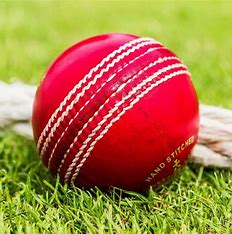
#> input picture Pics/ball.jpg, 232 x 234 px
$ python splitmerge.py
#> lines starting #> are read from the running program, lines starting #| are printed output that depends on the picture
import cv2 as cv

import numpy as np
img = cv.imread('Pics/ball.jpg')
#> img is the input picture: shape (234, 232, 3); mean B, G, R 69.6, 124, 172.1

blank = np.zeros(img.shape[:2], dtype='uint8')
b,g,r= cv.split(img)
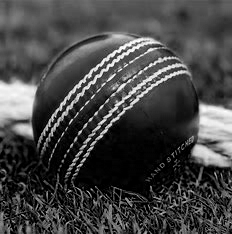
#> b: shape (234, 232); min 0, max 255, mean 69.6
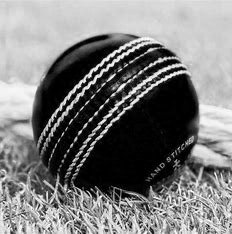
#> g: shape (234, 232); min 0, max 255, mean 124
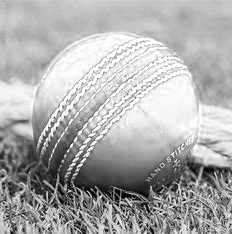
#> r: shape (234, 232); min 0, max 255, mean 172.1

blue = cv.merge([b, blank,blank])
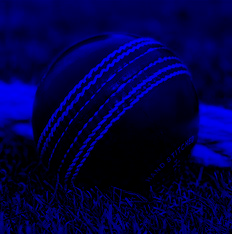
#> blue: shape (234, 232, 3); mean of channels 0, 1, 2 69.6, 0, 0; drawn as B, G, R
green = cv.merge([blank, g,blank])
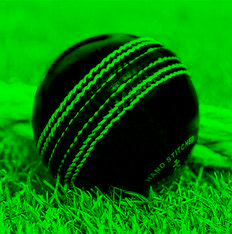
#> green: shape (234, 232, 3); mean of channels 0, 1, 2 0, 124, 0; drawn as B, G, R
red = cv.merge([blank, blank,r])
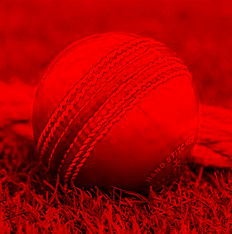
#> red: shape (234, 232, 3); mean of channels 0, 1, 2 0, 0, 172.1; drawn as B, G, R


cv.imshow('ball', img)

b, g, r = cv.split(img)

cv.imshow('Blue', b)
cv.imshow('green', g)
cv.imshow('red', r)


print(img.shape)
#| (234, 232, 3)
print(b.shape)
#| (234, 232)
print(g.shape)
#| (234, 232)
print(r.shape)
#| (234, 232)


merged = cv.merge([b, g, r])
cv.imshow('Merged Image', merged)

cv.waitKey(0)

# gray scale images have shape 1

$ run again, with Pics/cat.jpg copied over Pics/ball.jpg
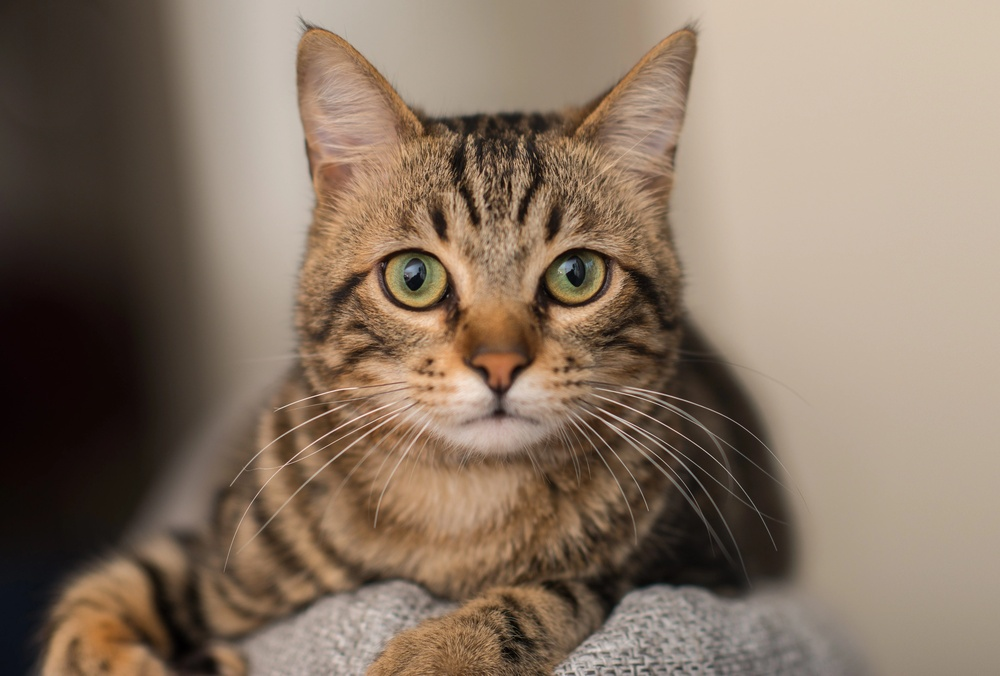
#> input picture Pics/cat.jpg, 1000 x 676 px, shrunk from 6359 x 4299 before the run
#> img is the input picture: shape (676, 1000, 3); mean B, G, R 99.8, 116.8, 135.4
#> `green = cv.merge([blank, g,blank])`:
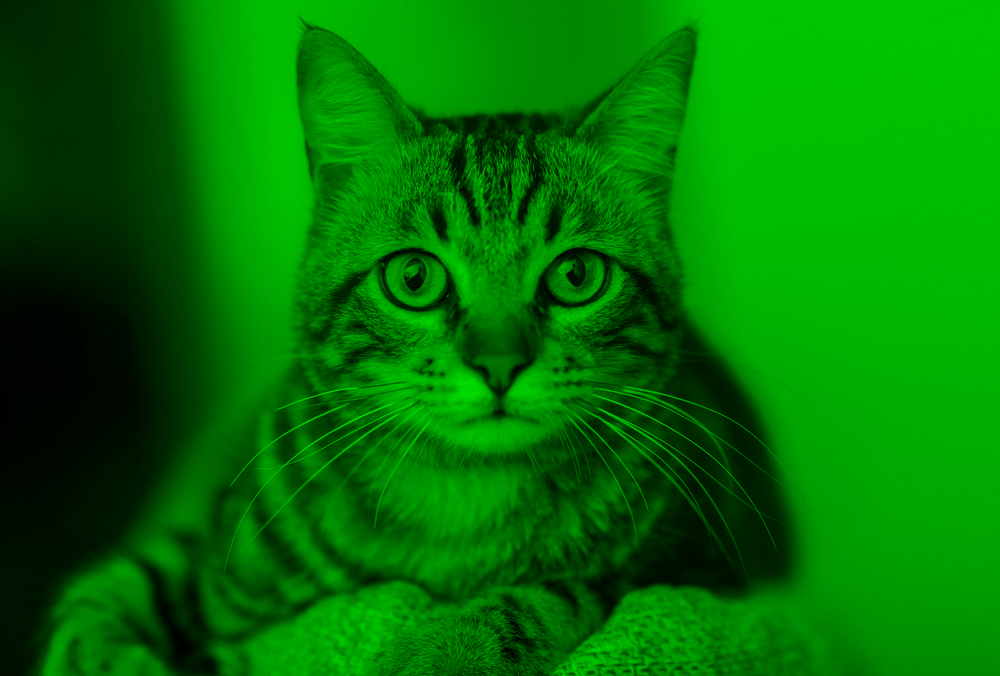
#> green: shape (676, 1000, 3); mean of channels 0, 1, 2 0, 116.8, 0; drawn as B, G, R
#> `red = cv.merge([blank, blank,r])`:
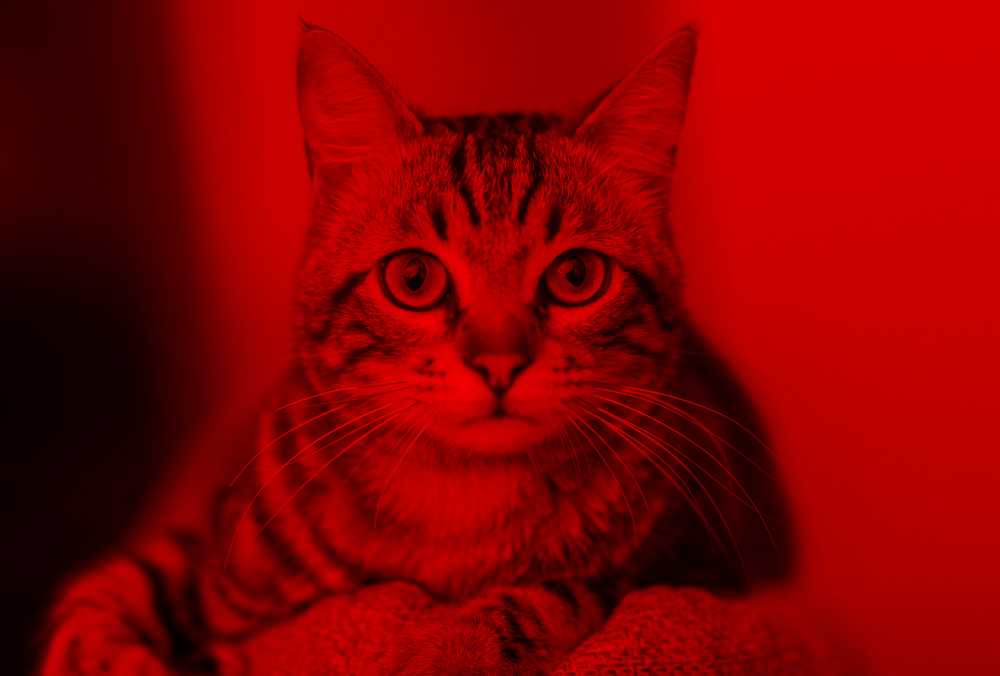
#> red: shape (676, 1000, 3); mean of channels 0, 1, 2 0, 0, 135.4; drawn as B, G, R
#| (676, 1000, 3)
#| (676, 1000)
#| (676, 1000)
#| (676, 1000)

$ run again, with Pics/lady.jpg copied over Pics/ball.jpg
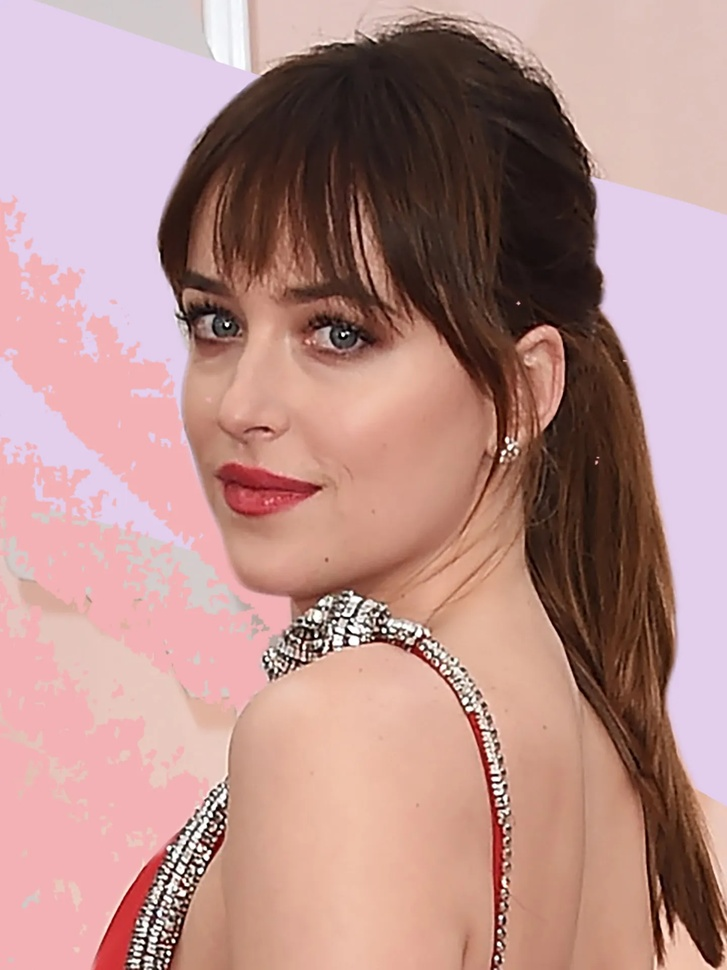
#> input picture Pics/lady.jpg, 727 x 970 px, shrunk from 1440 x 1920 before the run
#> img is the input picture: shape (970, 727, 3); mean B, G, R 138.5, 143.1, 182.7
#> `green = cv.merge([blank, g,blank])`:
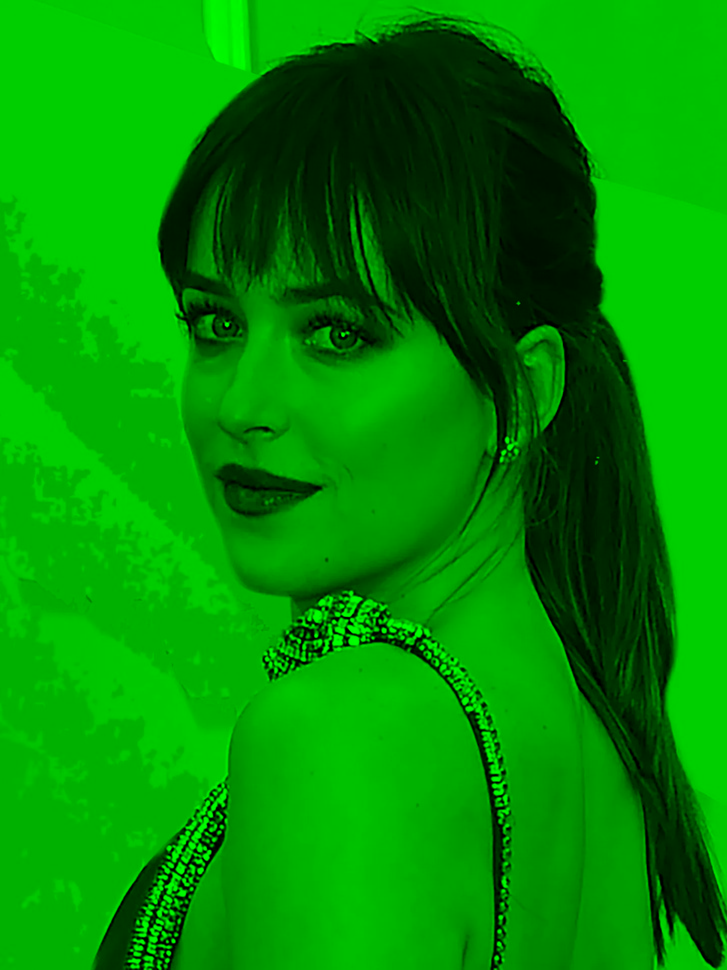
#> green: shape (970, 727, 3); mean of channels 0, 1, 2 0, 143.1, 0; drawn as B, G, R
#> `red = cv.merge([blank, blank,r])`:
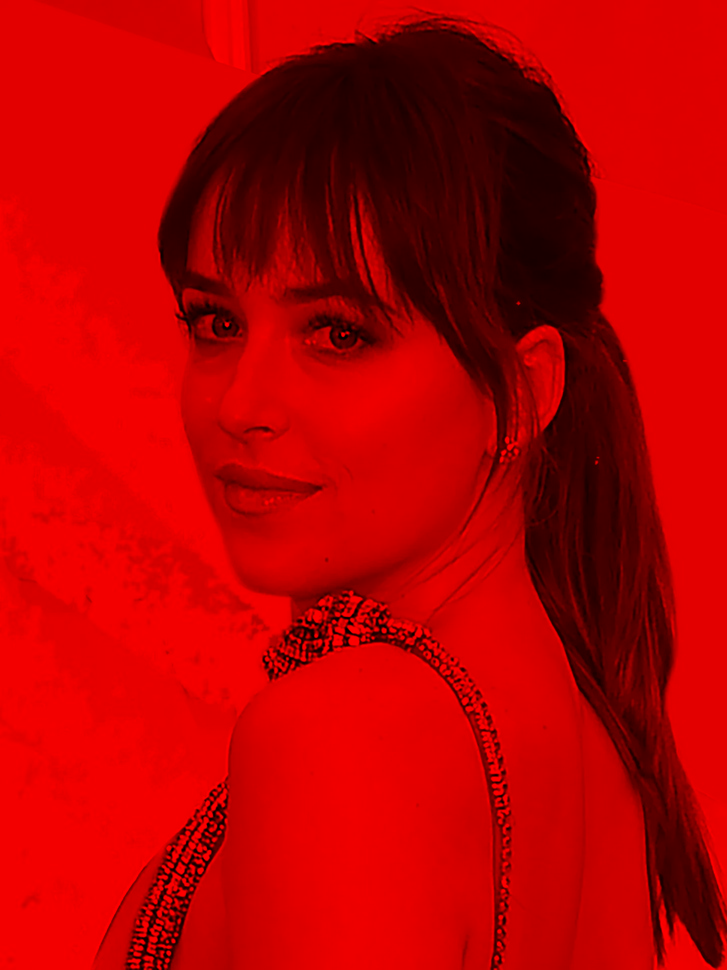
#> red: shape (970, 727, 3); mean of channels 0, 1, 2 0, 0, 182.7; drawn as B, G, R
#| (970, 727, 3)
#| (970, 727)
#| (970, 727)
#| (970, 727)

$ run again, with Pics/nice.jpg copied over Pics/ball.jpg
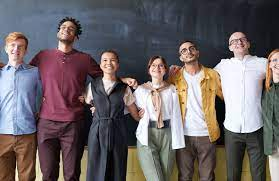
#> input picture Pics/nice.jpg, 279 x 181 px
#> img is the input picture: shape (181, 279, 3); mean B, G, R 101.6, 99.2, 107.1
#> `green = cv.merge([blank, g,blank])`:
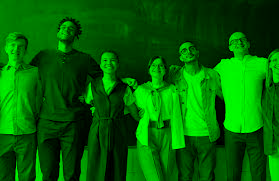
#> green: shape (181, 279, 3); mean of channels 0, 1, 2 0, 99.2, 0; drawn as B, G, R
#> `red = cv.merge([blank, blank,r])`:
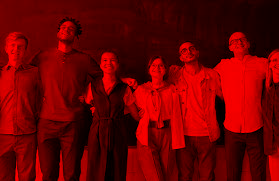
#> red: shape (181, 279, 3); mean of channels 0, 1, 2 0, 0, 107.1; drawn as B, G, R
#| (181, 279, 3)
#| (181, 279)
#| (181, 279)
#| (181, 279)
